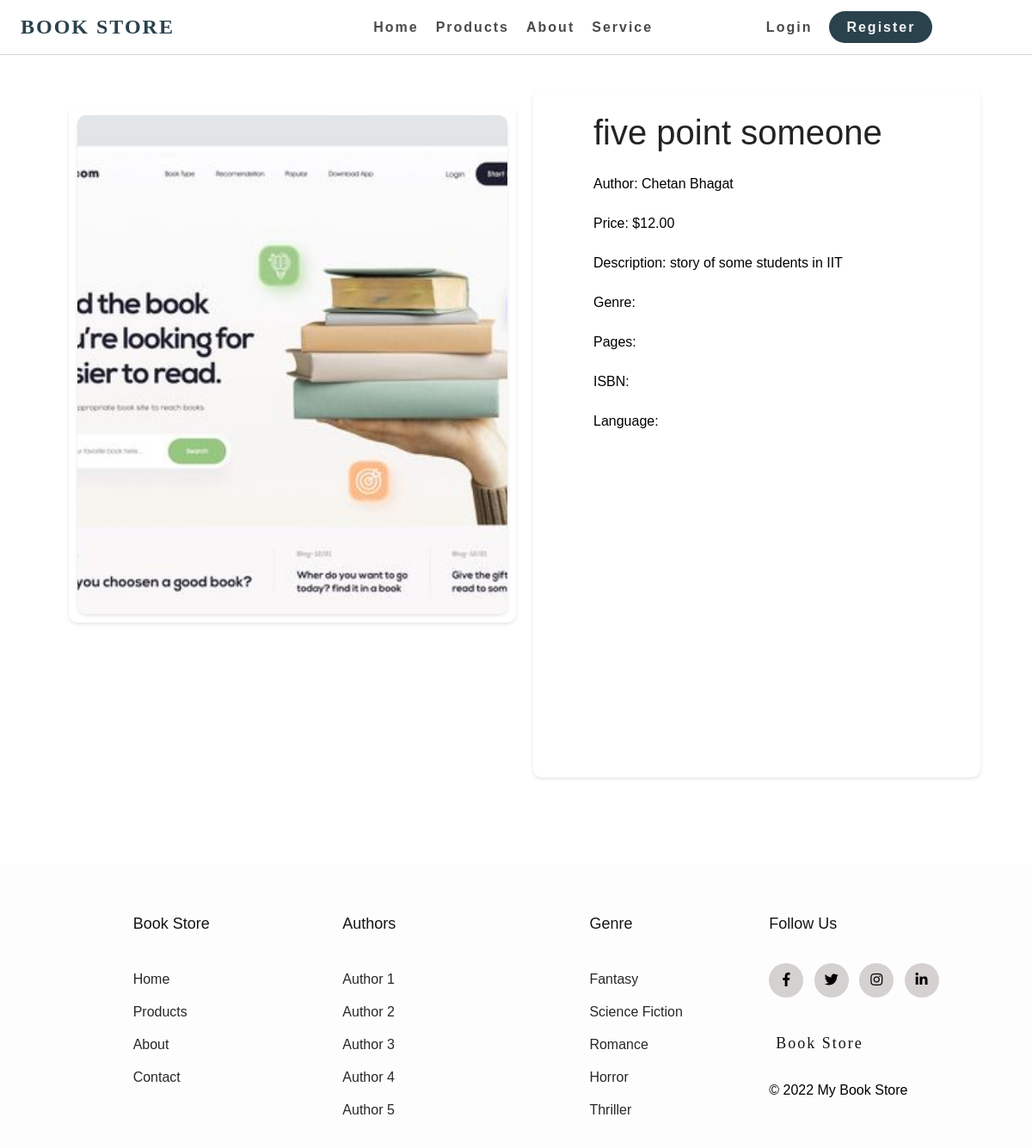
Screenshot of /product/23/ with the database file from the repository.
### store/models.py (models this page shows, shortened)
class Book(models.Model):
    title = models.CharField(max_length=100)
    author = models.CharField(max_length=100)
    price = models.DecimalField(max_digits=6, decimal_places=2)
    description = models.TextField()
    image = models.ImageField(upload_to='book_images/', blank=True)

### store/views.py (the view)
# urls.py: path('product/<int:pk>/', views.product_detail, name='product_detail'),
def product_detail(request, pk):
    book = Book.objects.get(pk=pk)
    return render(request, 'product_detail.html', {'book': book})

### store/templates/product_detail.html (shortened to what this page needs)
{% extends 'base.html' %}
{% block content %}
    <div class="detail-container">
        <div class="img">
            <img src="{{ MEDIA_URL }}{{ book.image.url }}" alt="{{ book.title }}">
        </div>
        <div class="details">
            <h1>{{ book.title }}</h1>
            <p>Author: {{ book.author }}</p>
            <p>Price: ${{ book.price }}</p>
            <p>Description: {{ book.description }}</p>
            <p>Genre: {{ book.genre }}</p>
            <p>Pages: {{ book.pages }}</p>
            <p>ISBN: {{ book.isbn }}</p>
            <p>Language: {{ book.language }}</p>
        </div>
    </div>
{% endblock %}

### store/static/css/styles.css (style rules this page uses)
* { margin: 0; padding: 0; box-sizing: border-box; text-decoration: none; }
h1 { margin-top: 20px; color: #232323; font-size: 40px; padding: 7px; font-weight: 400; }
body { font-family: Arial, Helvetica, sans-serif; }
.detail-container { display: flex; justify-content: space-evenly; width: 90%; height: 100vh; margin:40px auto; }
.img { height: 75%; display: inline-block; justify-content: center; align-items: center; width: 50%; margin: 20px; box-shadow: 0 2px 4px rgba(0, 0, 0, 0.1); border-radius: 10px; padding: 10px; }
.img img { height: 100%; object-fit: cover; border-radius: 10px; box-shadow: 0 2px 4px rgba(0, 0, 0, 0.1); width: 100%; }
.details { display: inline-block; justify-content: center; align-items: center; width: 50%; border-radius: 10px; box-shadow: 0 2px 4px rgba(0, 0, 0, 0.1); padding: 10px; }
.details h1 { width: 80%; padding: 10px; margin: 8px auto; }
.details p { width: 80%; padding: 10px; margin: 8px auto; }

### rows the page displays
Book: image (picture), title "five point someone", author "Chetan Bhagat", price "12.00", description "story of some students in IIT"
